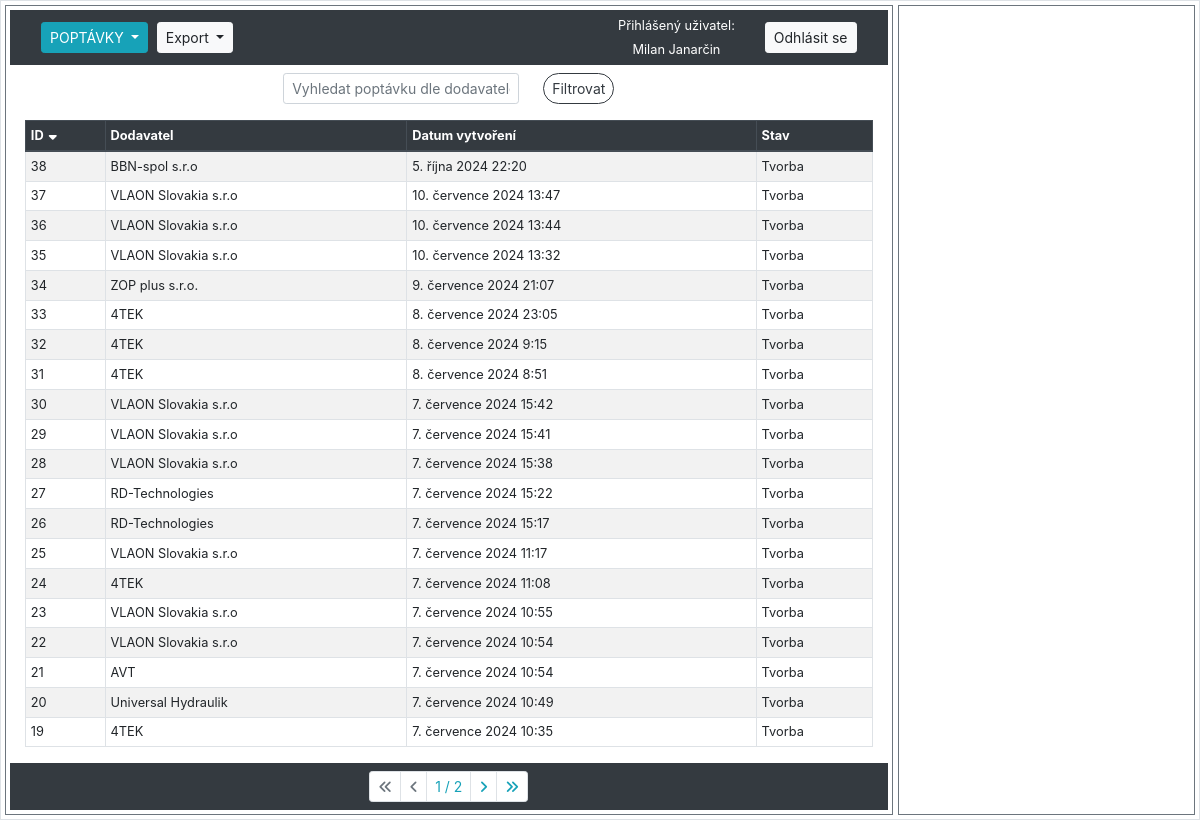
Before: /sklad/poptavky/ (signed in) with the older database file.
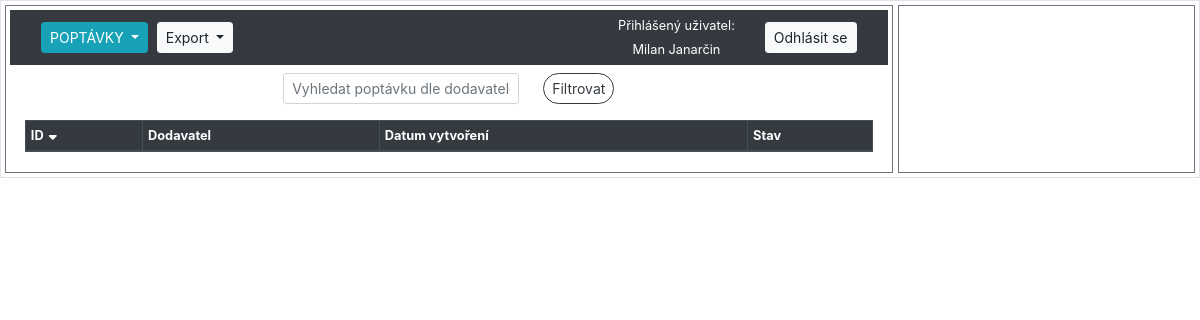
After: the same page with the newer database file.
### hpm_sklad/models.py (models this page shows, shortened)
class Poptavky(models.Model):
    class Meta:
        verbose_name_plural = 'Poptávky'
        verbose_name = 'Poptávka'
    STAVY_CHOICES = [
        ('Tvorba', 'Ve tvorbě'),
        ('Poptáno', 'Poptáno'),
        ('Uzavřeno', 'Uzavřeno'),
        ]
    dodavatel = models.ForeignKey(Dodavatele, on_delete=models.CASCADE, related_name='poptavky_dodavatele', verbose_name="Dodavatel")
    datum_vytvoreni = models.DateTimeField(auto_now_add=True, verbose_name="Datum vytvoření")
    stav = models.CharField(max_length=10, choices=STAVY_CHOICES, default='Tvorba', verbose_name="Stav poptávky")
    varianty = models.ManyToManyField('Varianty', through='PoptavkaVarianty')

class Dodavatele(models.Model):
    class Meta:
        verbose_name_plural = "Dodavatelé"
    LANGUAGE_CHOICES = [
        ('CZ', 'Český'),
        ('SK', 'Slovenský'),
        ('DE', 'Německý'),
        ('EN', 'Anglický')
    ]
    dodavatel = models.CharField(max_length=100, verbose_name="Dodavatel")
    kontakt = models.CharField(null=True, max_length=100, verbose_name="Kontaktní osoba")
    email = models.EmailField(null=True, max_length=100, verbose_name="E-mail")
    telefon = models.CharField(null=True, max_length=20, verbose_name="Telefon")
    jazyk = models.CharField(null=True, max_length=2, choices=LANGUAGE_CHOICES, default='CZ', verbose_name="Jazyk")
    def __str__(self):
        return f"{self.dodavatel}"

### hpm_sklad/views.py (the view, shortened to what this page needs)
# urls.py: path('sklad/poptavky/', views.PoptavkaListView.as_view(), name='poptavky'),
class PoptavkaListView(LoginRequiredMixin, ListView):
    model = Poptavky
    template_name = 'hpm_sklad/poptavky.html'
    paginate_by = 20
    export_csv = False
    def get_context_data(self, **kwargs):
        context = super().get_context_data(**kwargs)
        selected_id = self.request.GET.get('selected', None)
        if selected_id:
            context['selected_item'] = get_object_or_404(Dodavatele, id=selected_id)
        else:
            context['selected_item'] = None
        context.update({
            'db_table': 'poptavky',
            'sort': self.request.GET.get('sort', 'id'),
            'order': self.request.GET.get('order', 'down'),
            'query': self.request.GET.get('query', ''),
            'current_user': self.request.user,
        })
        return context
    def get_queryset(self):
        queryset = Poptavky.objects.all()
        query = self.request.GET.get('query', '')
        sort = self.request.GET.get('sort', 'id')
        order = self.request.GET.get('order', 'down')
        if query:
            queryset = queryset.filter(dodavatel__icontains=query)
        if order == 'down':
            sort = f"-{sort}"
        queryset = queryset.order_by(sort)
        return queryset
    def render_to_response(self, context, **response_kwargs):
        if getattr(self, 'export_csv', False):
            return self.export_to_csv(self.get_queryset())
        else:
            return super().render_to_response(context, **response_kwargs)

### hpm_sklad/templatetags/custom_filters.py (called while the page is built)
@register.filter
def url_remove_param(querystring, params):
    params = params.split(',')
    new_querystring = '&'.join(
        f"{key}={value}"
        for part in querystring.split('&')
        if '=' in part and (key := part.split('=')[0]) not in params and (value := part.split('=')[1])
    )
    return new_querystring

### hpm_sklad/templates/hpm_sklad/poptavky.html (shortened to what this page needs)
{% extends "hpm_sklad/base_left_right_column.html" %}
{% load static %}
{% load custom_filters %}
{% block left_content %}
    <form method="GET" action="" class="form-inline justify-content-center align-items-center small my-2">
        <div class="form-group mx-sm-2 mb-2">
            <input class="form-control form-control-sm mr-sm-2" type="text" name="query" placeholder="Vyhledat poptávku dle dodavatele" value="{{ request.GET.query }}">
        </div>
        <div class="form-group mx-sm-2 mb-2">
            <button class="btn btn-outline-dark btn-sm rounded-pill" type="submit">Filtrovat</button>
        </div>
    </form>
    <div class="container-fluid">
        <table class="table table-sm table-hover table-striped table-bordered">
            <thead class="thead-dark">
                <tr>
                    {% with request.GET.urlencode as querystring %}
                        <th>
                            <a href="?sort=id&order={% if request.GET.sort == 'id' and request.GET.order == 'up' %}down{% else %}up{% endif %}&{{ querystring|url_remove_param:'sort,order' }}">
                                ID
                                {% if not request.GET.sort %}
                                    <i class="fas fa-sort-down"></i>
                                {% endif %}
                            </a>
                        </th>
                        <th>
                            <a href="?sort=dodavatel&order={% if request.GET.sort == 'dodavatel' and request.GET.order == 'up' %}down{% else %}up{% endif %}&{{ querystring|url_remove_param:'sort,order' }}">
                                Dodavatel
                            </a>
                        </th>
                        <th>
                            <a href="?sort=kontakt&order={% if request.GET.sort == 'kontakt' and request.GET.order == 'up' %}down{% else %}up{% endif %}&{{ querystring|url_remove_param:'sort,order' }}">
                                Datum vytvoření
                            </a>
                        </th>
                        <th>
                            <a href="?sort=email&order={% if request.GET.sort == 'email' and request.GET.order == 'up' %}down{% else %}up{% endif %}&{{ querystring|url_remove_param:'sort,order' }}">
                                Stav
                            </a>
                        </th>
                    {% endwith %}
                </tr>
            </thead>
            <tbody class="show-pointer">
                {% for item in object_list %}
                    <tr data-id="{{ item.pk }}" data-detail-url="{% url 'poptavka_varianty' item.pk %}" onclick="loadDetail('{% url 'poptavka_varianty' item.pk %}', '{{ item.pk }}')" {% if item.pk == selected_item.pk %} class="table-info"{% endif %}>
                        <td>{{ item.pk }}</td>
                        <td>{{ item.dodavatel|truncatechars:30 }}</td>
                        <td>{{ item.datum_vytvoreni }}</td>
                        <td>{{ item.stav }}</td>
                    </tr>
                {% endfor %}
            </tbody>
        </table>
    </div>
    {% include "hpm_sklad/pagination.html" %}
{% endblock %}

### hpm_sklad/templates/hpm_sklad/base_left_right_column.html (shortened to what this page needs)
{% load static %}
<!DOCTYPE html>
<html>
    <head>
        <link rel="stylesheet" type="text/css" href="{% static 'css/style.css' %}">
        <link rel="stylesheet" href="https://cdnjs.cloudflare.com/ajax/libs/font-awesome/6.5.2/css/all.min.css">
        <link href="https://stackpath.bootstrapcdn.com/bootstrap/4.5.2/css/bootstrap.min.css" rel="stylesheet">
    </head>
    <body>
        <main class="container-fluid">
            <div class="row p-1 border">
                <div class="col p-1 border border-secondary">
                    <header>
                        {% include "hpm_sklad/navbar.html" %}
                    </header>
                    {% block left_content %}{% endblock %}
                </div>
                <div class="col-3 p-1 border border-secondary" id="detail">
                </div>
            </div>
        </main>
    </body>
</html>

### hpm_sklad/templates/hpm_sklad/navbar.html (shortened to what this page needs)
<nav class="navbar navbar-expand-lg navbar-dark bg-dark">
    <div class="col">
        <div class="btn-group btn-group-sm dropdown my-1 mr-1">
            <button class="btn btn-info dropdown-toggle" type="button" id="dropdownMenuButton1" data-toggle="dropdown" aria-haspopup="true" aria-expanded="false">
                {% if db_table == 'sklad' %}SKLAD{% elif db_table == 'audit_log' %}POHYBY{% elif db_table == 'dodavatele' %}DODAVATELÉ{% elif db_table == 'poptavky' %}POPTÁVKY{% else %}Výběr modulu{% endif %}
            </button>
        </div>
        {% if db_table %}
            <div class="btn-group btn-group-sm dropdown mr-1">
                <button class="btn btn-light dropdown-toggle" type="button" id="dropdownMenuButton2" data-toggle="dropdown" aria-haspopup="true" aria-expanded="false">
                    Export
                </button>
            </div>
        {% endif %}
    </div>
    {% if user.is_authenticated %}
        <div class="col-auto">
            <div>
                <p class="h6 small text-white">Přihlášený uživatel:</p>
            </div>
            <div>
                <p class="h6 small text-center my-0 text-white">{{ current_user.first_name }} {{ current_user.last_name }}</p>
            </div>
        </div>
        <div class="col-auto">
            <a class="btn btn-light btn-sm" href="{% url 'logout' %}">Odhlásit se</a>
        </div>
    {% else %}
        <div class="col-auto">
            <a class="btn btn-light btn-sm" href="{% url 'login' %}">Přihlásit se</a>
            <a class="btn btn-light btn-sm" href="{% url 'signup' %}">Registrace</a>
        </div>
    {% endif %}
</nav>

### hpm_sklad/templates/hpm_sklad/pagination.html
{% load custom_filters %}
{% if is_paginated %}
    <nav aria-label="Page navigation" class="navbar navbar-expand-lg navbar-light bg-dark justify-content-center">
        <ul class="pagination pagination-sm my-0">
            {% if page_obj.has_previous %}
                <li class="page-item my-0">
                    <a class="page-link" href="?page=1&{{ request.GET.urlencode|url_remove_param:'page' }}"><i class="fas fa-angles-left"></i></a>
                </li>
                <li class="page-item my-0">
                    <a class="page-link" href="?page={{ page_obj.previous_page_number }}&{{ request.GET.urlencode|url_remove_param:'page' }}"><i class="fas fa-angle-left"></i></a>
                </li>
            {% else %}
                <li class="page-item my-0 disabled">
                    <a class="page-link" href="#" tabindex="-1" aria-disabled="true"><i class="fas fa-angles-left"></i></a>
                <li class="page-item my-0 disabled">
                    <a class="page-link" href="#" tabindex="-1" aria-disabled="true"><i class="fas fa-angle-left"></i></a>
                </li>
            {% endif %}
            <li class="page-item my-0">
                <a class="page-link" href="?page={{ page_obj.number }}&{{ request.GET.urlencode|url_remove_param:'page' }}">{{ page_obj.number }} / {{ page_obj.paginator.num_pages }}</a>
            </li>
            {% if page_obj.has_next %}
                <li class="page-item my-0"><a class="page-link" href="?page={{ page_obj.next_page_number }}&{{ request.GET.urlencode|url_remove_param:'page' }}"><i class="fas fa-angle-right"></i></a></li>
                <li class="page-item my-0">
                    <a class="page-link" href="?page={{ page_obj.paginator.num_pages }}&{{ request.GET.urlencode|url_remove_param:'page' }}"><i class="fas fa-angles-right"></i></a>
                </li>
            {% else %}
                <li class="page-item my-0 disabled">
                    <a class="page-link" href="#" tabindex="-1" aria-disabled="true"><i class="fas fa-angle-right"></i></a>
                <li class="page-item my-0 disabled">
                    <a class="page-link" href="#" tabindex="-1" aria-disabled="true"><i class="fas fa-angles-right"></i></a>
                </li>
            {% endif %}
        </ul>
    </nav>
{% endif %}

### hpm_sklad/static/css/style.css (style rules this page uses)
form .form-group { margin-bottom: 5px; }
.row { display: flex; flex-wrap: wrap; gap: 5px; }
table { font-size: 0.8rem; }
.table-sm th a { color: inherit; text-decoration: none; display: inline-flex; align-items: center; }
.table-sm th a .fa-sort-up, .table-sm th a .fa-sort-down { margin-left: 5px; }

Changed rows visible on the page:
removed Poptavky: pk "38", dodavatel "BBN-spol s.r.o", datum_vytvoreni "5. října 2024 22:20", stav "Tvorba"
removed Poptavky: pk "37", dodavatel "VLAON Slovakia s.r.o", datum_vytvoreni "10. července 2024 13:47", stav "Tvorba"
removed Poptavky: pk "36", dodavatel "VLAON Slovakia s.r.o", datum_vytvoreni "10. července 2024 13:44", stav "Tvorba"
removed Poptavky: pk "35", dodavatel "VLAON Slovakia s.r.o", datum_vytvoreni "10. července 2024 13:32", stav "Tvorba"
removed Poptavky: pk "34", dodavatel "ZOP plus s.r.o.", datum_vytvoreni "9. července 2024 21:07", stav "Tvorba"
removed Poptavky: pk "33", dodavatel "4TEK", datum_vytvoreni "8. července 2024 23:05", stav "Tvorba"
removed Poptavky: pk "32", dodavatel "4TEK", datum_vytvoreni "8. července 2024 9:15", stav "Tvorba"
removed Poptavky: pk "31", dodavatel "4TEK", datum_vytvoreni "8. července 2024 8:51", stav "Tvorba"
removed Poptavky: pk "30", dodavatel "VLAON Slovakia s.r.o", datum_vytvoreni "7. července 2024 15:42", stav "Tvorba"
removed Poptavky: pk "29", dodavatel "VLAON Slovakia s.r.o", datum_vytvoreni "7. července 2024 15:41", stav "Tvorba"
removed Poptavky: pk "28", dodavatel "VLAON Slovakia s.r.o", datum_vytvoreni "7. července 2024 15:38", stav "Tvorba"
removed Poptavky: pk "27", dodavatel "RD-Technologies", datum_vytvoreni "7. července 2024 15:22", stav "Tvorba"
removed Poptavky: pk "26", dodavatel "RD-Technologies", datum_vytvoreni "7. července 2024 15:17", stav "Tvorba"
removed Poptavky: pk "25", dodavatel "VLAON Slovakia s.r.o", datum_vytvoreni "7. července 2024 11:17", stav "Tvorba"
removed Poptavky: pk "24", dodavatel "4TEK", datum_vytvoreni "7. července 2024 11:08", stav "Tvorba"
removed Poptavky: pk "23", dodavatel "VLAON Slovakia s.r.o", datum_vytvoreni "7. července 2024 10:55", stav "Tvorba"
removed Poptavky: pk "22", dodavatel "VLAON Slovakia s.r.o", datum_vytvoreni "7. července 2024 10:54", stav "Tvorba"
removed Poptavky: pk "21", dodavatel "AVT", datum_vytvoreni "7. července 2024 10:54", stav "Tvorba"
removed Poptavky: pk "20", dodavatel "Universal Hydraulik", datum_vytvoreni "7. července 2024 10:49", stav "Tvorba"
removed Poptavky: pk "19", dodavatel "4TEK", datum_vytvoreni "7. července 2024 10:35", stav "Tvorba"
Other visible differences:
{{ page_obj.number }}: "1" → (not shown)
{{ page_obj.paginator.num_pages }}: "2" → (not shown)
